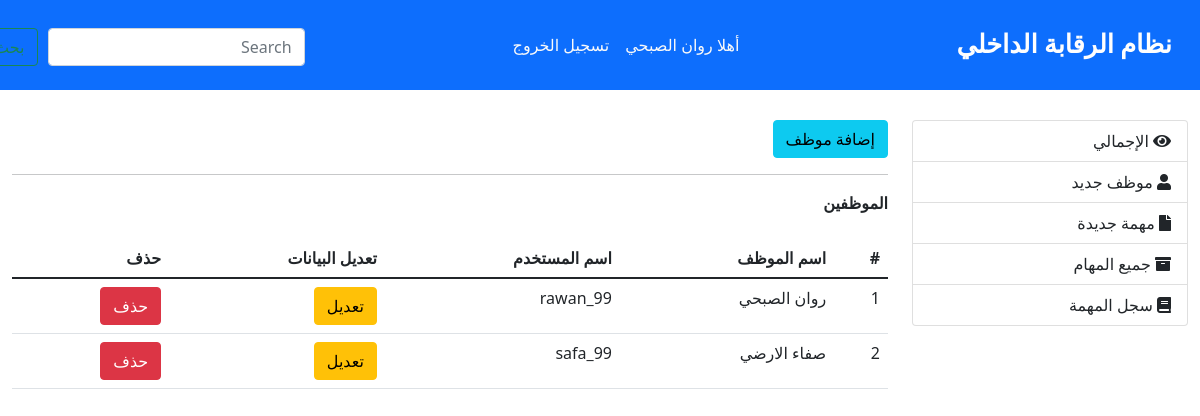
Page /employees.php (signed in) on the committed database.
### tables this page shows
CREATE TABLE `users` (
  `user_id` int(11) NOT NULL,
  `username` text NOT NULL,
  `email` text NOT NULL,
  `password` text NOT NULL,
  `role` text NOT NULL,
  `organ_id` int(11) NOT NULL,
  `manager` text NOT NULL,
  `empName` text NOT NULL,
  `reg_date` text NOT NULL
);

### employees.php (the view, shortened to what this page needs)
<?php include_once("include/confg.php");
?>
<!DOCTYPE html>
<html lang="en">
<head>
    <link rel="stylesheet" href="css/main.css">
    <link rel="stylesheet" href="https://use.fontawesome.com/releases/v5.0.8/css/all.css">
    <link href="https://cdn.jsdelivr.net/npm/bootstrap@5.1.3/dist/css/bootstrap.min.css" rel="stylesheet">
</head>
<body>
<nav class="navbar navbar-expand-lg navbar-light ">
    <div class="container-fluid" dir= "rtl">
        <a class="navbar-brand" href="#">نظام الرقابة الداخلي</a>
        <div class="collapse navbar-collapse" id="navbarSupportedContent">
        <ul class="navbar-nav mb-2 mb-lg-0">
            <li class="nav-item">
                <?php
                $sql = mysqli_query($conn , "SELECT * FROM `users` u WHERE '$_SESSION[id]' = u.user_id ");
                $user = mysqli_fetch_assoc($sql);
                echo '
                <a class="nav-link active" aria-current="page" href="#"> أهلا  '.$user['empName'].'</a>';?>
            </li>
            <li class="nav-item">
            <?php
            echo '
            <a class="nav-link" href="signout.php?id" '.$_SESSION['id'].' ">تسجيل الخروج</a>
            ';
            ?>
            </li>
        </ul>
        <form class="d-flex" style= "   display: flex!important;
                                        gap: 10px;
                                        margin-right: 200px;
                                        margin-top: 20px;
                                        margin-left:-200px;
                                        justify-content: flex-end;">
            <input class="form-control" type="search" placeholder="Search" aria-label="Search">
            <button class="btn btn-outline-success" type="submit">بحث</button>
        </form>
        </div>
    </div>
</nav>
<section class="container-fluid" dir="rtl" style="margin-top:30px;">
    <div class="row">
    <aside class="col-lg-3" >
		<div class="list-group">
        <a href="homeControlPage.php" class="list-group-item"> <i class="fas fa-eye"></i> الإجمالي</a>
        <a href="employees.php" class="list-group-item"><i class="fa fa-user "></i> موظف جديد </a>
        <a href="addTask.php" class="list-group-item"><i class="fa fa-file "></i> مهمة جديدة</a>
        <a href="tasks.php" class="list-group-item"><i class="fas fa-archive"></i> جميع المهام</a>
        <a href="taskRecord.php" class="list-group-item"><i class="fa fa-book	"></i> سجل المهمة</a>
		</div>
	</aside>
    <article class="col-lg-9">
        <a href="addEmp.php" class="btn btn-info" >إضافة موظف </a>
		<hr/>
		<div class="row">
            <div class="col-md-12">
                <div class="panel panel-info">
                    <div class="panel-heading"><b>الموظفين</b></div><br>
                        <table class="table table-hover">
                            <thead>
                                <tr>
                                    <th>#</th>
                                    <th>اسم الموظف</th>
                                    <th>اسم المستخدم</th>
                                    <th>تعديل البيانات</th>
                                    <th>حذف</th>
                                </tr>
                            </thead>
                            <tbody>
                                <?php
                                    $users = mysqli_query($conn , "SELECT * FROM `users` WHERE '$_SESSION[organ_id]' = `organ_id` ");
                                    $num = 1;
                                    while($user = mysqli_fetch_assoc($users)){
                                            echo '
                                            <tr>
                                                <td>'.$num.'</td>
                                                <td>'.$user['empName'].'</td>
                                                <td>'.$user['username'].'</td>
                                                <td><a href="editEmp.php?user='.$user['user_id'].'" class="btn btn-warning btn-xs">تعديل</a></td>
                                                <td><a href="employees.php?delete='.$user['user_id'].'" class="btn btn-danger btn-xs">حذف</a></td>
                                            </tr>';
                                        $num++;
                                    }?>
                            </tbody>
                        </table>
                    </div>
                </div>
            </div>
        </div>
</section>
</body>
</html>

### css/main.css (style rules this page uses)
.navbar { background-color: #0d6efd !important; }
.navbar-brand { color: rgb(254 254 254 ) !important; font-weight: bold !important; font-family: ui-rounded !important; font-size: 1.6rem !important; margin-right: 20px; }
.navbar-collapse { justify-content: center !important; }
.navbar-light .navbar-nav .nav-link.active, .navbar-light .navbar-nav .show>.nav-link { color: rgb(249 249 249) !important; }
.navbar-light .navbar-nav .nav-link { color: rgb(250 250 250 ) !important; }

### rows in the picture
users: empName "روان الصبحي", username "rawan_99"
users: empName "صفاء الارضي", username "safa_99"
